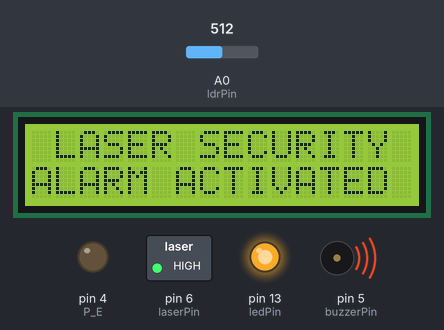
Bench run of a sketch on a simulated Arduino Uno, built with avr-gcc and run on an emulated ATmega328P. Shown: 16×2 character LCD, switched loads named in the sketch (green lamp = pin HIGH), output pins drawn as LEDs (lit = HIGH), buzzer (waves = sounding, pin HIGH). The inputs (shaded band) are chosen by the test bench; at power-on: A0 (ldrPin) = 512. The modem accepts every AT command (registered, SIM ready, sends succeed) and sends nothing else; what the sketch prints to the serial monitor is not drawn.

Above: at 3.2 s.
3.3 s: A0 (ldrPin) set to 688
8.8 s: A0 (ldrPin) set to 718
At 12.2 s:
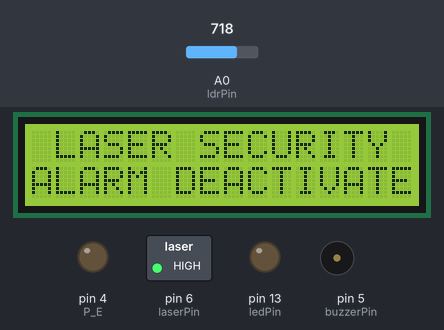
14.3 s: A0 (ldrPin) set to 690
At 15.3 s:
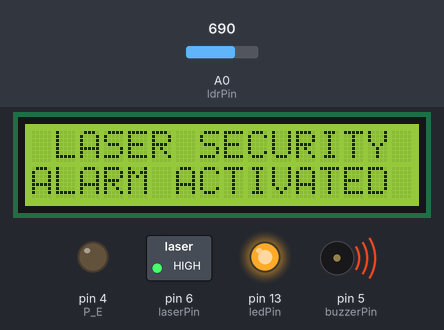
19.8 s: A0 (ldrPin) set to 1023
At 24.1 s:
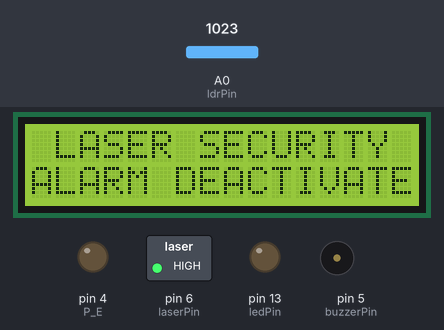
29.8 s: A0 (ldrPin) set to 511
At 30.5 s:
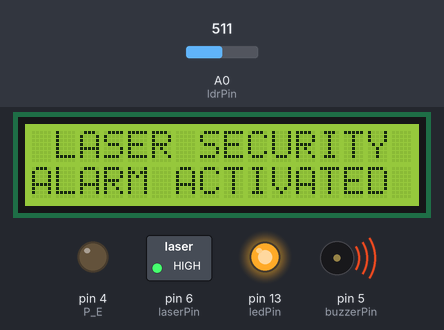
35.3 s: A0 (ldrPin) set to 1023
At 39.4 s:
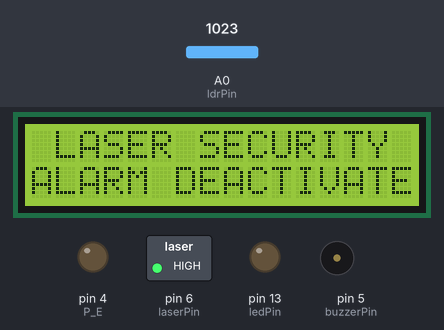
Timing chart, 0 to 40.9 s (numbered marks = the images above; inputs shaded):
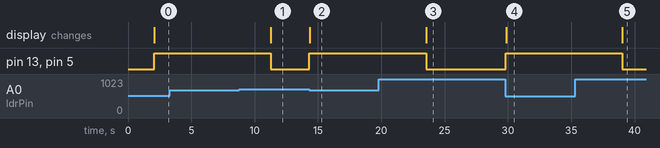

Measured:
- the behaviour switches between 699 and 700 on A0 (ldrPin) (found by bisection; images 0 and 1)
- after the input at 3.3 s, every drawn part: stays the same
- after the input at 8.8 s, pin 13 (ledPin), pin 5 (buzzerPin): HIGH → LOW after 2.5 s; the display: changes after 2.5 s (image 1)
- after the input at 14.3 s, pin 13 (ledPin), pin 5 (buzzerPin): LOW → HIGH at once; the display: changes after 0.06 s (image 2)
- after the input at 19.8 s, pin 13 (ledPin), pin 5 (buzzerPin): HIGH → LOW after 3.7 s; the display: changes after 3.7 s (image 3)
- after the input at 29.8 s, pin 13 (ledPin), pin 5 (buzzerPin): LOW → HIGH at once; the display: changes after 0.05 s (image 4)
- after the input at 35.3 s, pin 13 (ledPin), pin 5 (buzzerPin): HIGH → LOW after 3.7 s; the display: changes after 3.7 s (image 5)

The sketch:

Laser_Security_System.ino
```cpp
//Prateek
//www.justdoelectronics.com

#include <LiquidCrystal.h>
#include <SoftwareSerial.h>
LiquidCrystal lcd(12, 11, 10, 9, 8, 7);
SoftwareSerial SIM900(2, 3);
String textForSMS;


int P_E = 4;
const int ldrPin = A0;
const int ledPin = 13;
const int buzzerPin = 5;
const int laserPin = 6;

void setup() {

  Serial.begin(9600);
  SIM900.begin(9600);
  pinMode(ledPin, OUTPUT);
  pinMode(buzzerPin, OUTPUT);
  pinMode(ldrPin, INPUT);
  pinMode(laserPin, OUTPUT);
  digitalWrite(laserPin, HIGH);
  pinMode(P_E, OUTPUT);

  lcd.begin(16, 2);
  lcd.clear();
  lcd.setCursor(0, 0);
  lcd.print("  Welcome To");
  lcd.setCursor(0, 1);
  lcd.print(".............");
  delay(2000);
}

void loop() {

  int ldrStatus = analogRead(ldrPin);

  if (ldrStatus < 700) {

    digitalWrite(buzzerPin, HIGH);
    digitalWrite(ledPin, HIGH);
    Serial.println(" ALARM ACTIVATED ");
    lcd.clear();
    lcd.setCursor(0, 0);
    lcd.print(" LASER SECURITY");
    lcd.setCursor(0, 1);
    lcd.print("ALARM ACTIVATED");
    textForSMS = "\nLaser Sensor Alert";
    sendSMS(textForSMS);
    Serial.println(textForSMS);
    Serial.println("message sent.");


    SIM900.println("ATD+ +91883058486X;");
    delay(400);

  }

  else {

    digitalWrite(buzzerPin, LOW);
    digitalWrite(ledPin, LOW);
    Serial.println("ALARM DEACTIVATED");
    lcd.clear();
    lcd.setCursor(0, 0);
    lcd.print(" LASER SECURITY");
    lcd.setCursor(0, 1);
    lcd.print("ALARM DEACTIVATED");
  }
  Serial.println(ldrStatus);
  //delay(10);
}
void sendSMS(String message) {
  SIM900.print("AT+CMGF=1\r");
  delay(1000);
  SIM900.println("AT + CMGS = \"+91883058486X\"");
  delay(1000);
  SIM900.println(message);
  delay(1000);
  SIM900.println((char)26);
  delay(1000);
  SIM900.println();
  delay(100);
}
```
